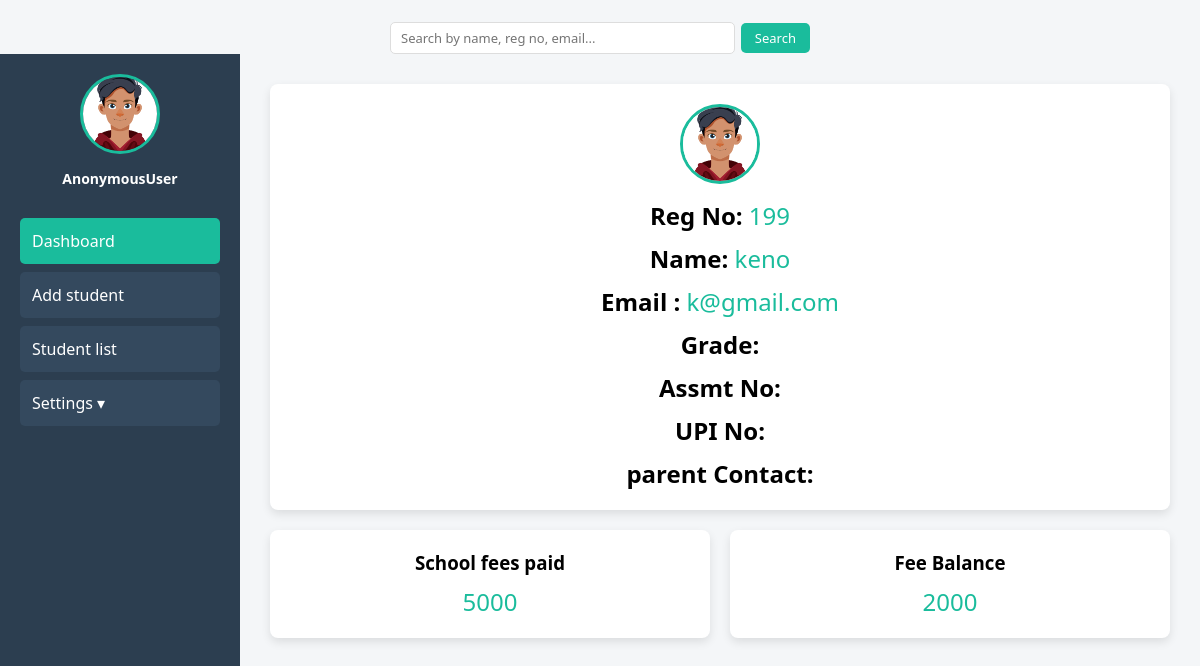
The page /profile/11/ on the database its author committed.
### portal/models.py (models this page shows, shortened)
class Student(models.Model):
    reg_no = models.CharField(max_length=50, unique=True)
    name = models.CharField(max_length=100)
    email = models.EmailField()
    grade= models.CharField(max_length=100, blank=True)
    fee_paid = models.CharField(max_length=100, blank=True)
    arrears = models.CharField(max_length=100, blank=True)
    assessment_no=models.CharField(max_length=100, blank=True)
    UPI=models.CharField(max_length=100, blank=True)
    Parent_contact = models.CharField(max_length=100, blank=True)

### portal/views.py (the view)
# urls.py: path('profile/<str:pk>/', views.profile, name='profile'),
def profile(request, pk):
    std= Student.objects.get(id=pk)
    context ={'std': std}
    return render(request, 'profile.html', context)

### portal/templates/profile.html (shortened to what this page needs)
{%include 'main.html'%}
{%load static%}
<!DOCTYPE html>
<html>
<head>
    <link rel="stylesheet" href="style.css">
</head>
<body>
    <div class="content">
     <div class="card" style="text-align:center">
    <img src="{% static 'images/avatar.jpg' %}" class="avatar">
    <p><b style="color: black;">Reg No:  </b> <tr>  {{std.reg_no}}</p>
    <p><b style="color: black;"> Name:  </b> {{std.name}}</p>
    <p><b style="color: black;">Email :  </b> {{std.email}}</p>
    <p><b style="color: black;">Grade: </b> {{std.grade}}</p>
    <p><b style="color: black;">Assmt No:  </b>{{std.assessment_no}}</p>
    <p><b style="color: black;">UPI No:  </b> {{std.UPI}}</p>
    <p><b style="color: black;">parent Contact:  </b> {{std.Parent_contact}}</p>
</div>
  <div class="cards">
            <div class="card">
                <h3>School fees paid</h3>
                <p>{{std.fee_paid}}</p>
            </div>
            <div class="card">
                <h3>Fee Balance</h3>
                <p>{{std.arrears}}</p>
            </div>
    </div>
</div>
</body>
</html>

### portal/templates/style.css (style rules this page uses)
* { margin: 0; padding: 0; box-sizing: border-box; font-family: 'Segoe UI', sans-serif; }
body { background: #f4f6f8; }
.content { flex: 1; padding: 30px; }
.cards { display: grid; grid-template-columns: repeat(auto-fit, minmax(200px, 1fr)); gap: 20px; margin-top: 20px; }
.card { background: #fff; padding: 20px; border-radius: 8px; text-align: center; box-shadow: 0 4px 10px rgba(0,0,0,0.1); }
.card p { font-size: 24px; margin-top: 10px; color: #1abc9c; }
.card { background: white; padding: 20px; border-radius: 8px; box-shadow: 0 4px 10px rgba(0,0,0,0.1); margin-bottom: 20px; }
.cards { display: grid; grid-template-columns: repeat(auto-fit, minmax(200px, 1fr)); gap: 20px; }
.avatar { width: 80px; height: 80px; border-radius: 50%; object-fit: cover; border: 3px solid #1abc9c; margin: 0 auto 15px; display: block; }

### portal/templates/main.html (style rules this page uses)
* { margin: 0; padding: 0; box-sizing: border-box; font-family: 'Segoe UI', sans-serif; }
body { background: #f4f6f8; }
.content { flex: 1; padding: 30px; }
.cards { display: grid; grid-template-columns: repeat(auto-fit, minmax(200px, 1fr)); gap: 20px; margin-top: 20px; }
.card { background: #fff; padding: 20px; border-radius: 8px; text-align: center; box-shadow: 0 4px 10px rgba(0,0,0,0.1); }
.card p { font-size: 24px; margin-top: 10px; color: #1abc9c; }
.card { background: white; padding: 20px; border-radius: 8px; box-shadow: 0 4px 10px rgba(0,0,0,0.1); margin-bottom: 20px; }
.cards { display: grid; grid-template-columns: repeat(auto-fit, minmax(200px, 1fr)); gap: 20px; }
.avatar { width: 70px; height: 70px; border-radius: 50%; border: 3px solid #1abc9c; margin-bottom: 10px; }

### rows shown on the page
Student: reg_no "199", name "keno", email "k@gmail.com", fee_paid "5000", arrears "2000"

### other values the page prints
{{ request.user }} "AnonymousUser"
